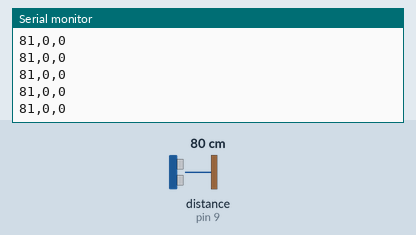
A sketch run on a simulated Arduino Uno, built with avr-gcc and run on an emulated ATmega328P. Shown: the last lines printed to the serial monitor. The test bench sets the inputs (shaded band); at power-on: distance to the obstacle (sensor on pin 9) 80 cm. The echo pulse lasts 58.3 µs per cm.

Above: at 1.2 s.
1.3 s: distance to the obstacle (sensor on pin 9) set to 2 cm
At 2.1 s:
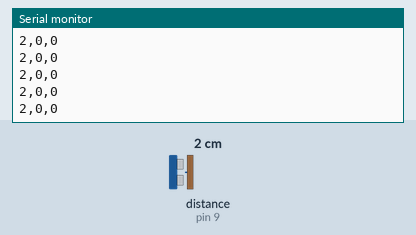
2.8 s: distance to the obstacle (sensor on pin 9) set to 4 cm
At 3.3 s:
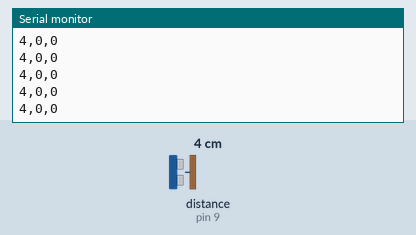
Timing chart, 0 to 3.7 s (numbered marks = the images above; inputs shaded):
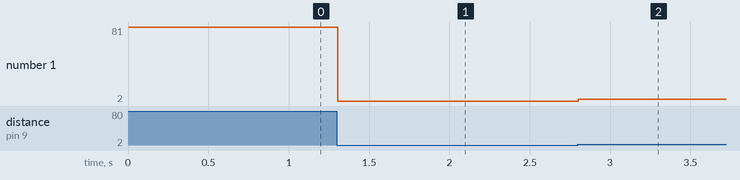

The sketch:

sensor_soar_HC-SR04.ino
```cpp
// ---------------------------------------------------------------------------
// Example NewPing library sketch that does a ping about 20 times per second.
// ---------------------------------------------------------------------------

#include <NewPing.h>

#define TRIGGER_PIN  8 //12  // Arduino pin tied to trigger pin on the ultrasonic sensor.
#define ECHO_PIN     9 //11  // Arduino pin tied to echo pin on the ultrasonic sensor.
#define MAX_DISTANCE 200 // Maximum distance we want to ping for (in centimeters). Maximum sensor distance is rated at 400-500cm.

NewPing sonar(TRIGGER_PIN, ECHO_PIN, MAX_DISTANCE); // NewPing setup of pins and maximum distance.

void setup() {
  Serial.begin(230400); // Open serial monitor at 115200 baud to see ping results.
}

// Send string by serial chanel, of n values.
void graph(int val1, int val2, int val3){
  Serial.print(val1);
  Serial.print(",");
  Serial.print(val2);
  Serial.print(",");
  Serial.println(val3);
}

void loop() {
  graph(sonar.ping_cm(), 0, 0); // Send ping, get distance in cm and print result (0 = outside set distance range)
}
```

Measured:
- after the input at 1.3 s, the serial monitor: prints a new line at once (image 1)
- after the input at 2.8 s, the serial monitor: prints a new line at once (image 2)
- plotted number 1: 81 → 2 after the input at 1.3 s, 2 → 4 after the input at 2.8 s
